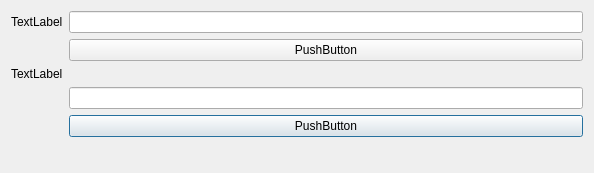
<?xml version="1.0" encoding="UTF-8"?>
<ui version="4.0">
 <class>Dialog</class>
 <widget class="QDialog" name="Dialog">
  <property name="geometry">
   <rect>
    <x>0</x>
    <y>0</y>
    <width>594</width>
    <height>173</height>
   </rect>
  </property>
  <property name="windowTitle">
   <string>Dialog</string>
  </property>
  <layout class="QFormLayout" name="formLayout">
   <item row="0" column="0">
    <widget class="QLabel" name="label">
     <property name="text">
      <string>TextLabel</string>
     </property>
    </widget>
   </item>
   <item row="0" column="1">
    <widget class="QLineEdit" name="lineEdit"/>
   </item>
   <item row="3" column="0" colspan="2">
    <widget class="QLabel" name="label_2">
     <property name="text">
      <string>TextLabel</string>
     </property>
    </widget>
   </item>
   <item row="4" column="1">
    <widget class="QLineEdit" name="lineEdit_2"/>
   </item>
   <item row="5" column="1">
    <widget class="QPushButton" name="pushButton_2">
     <property name="text">
      <string>PushButton</string>
     </property>
    </widget>
   </item>
   <item row="1" column="1">
    <widget class="QPushButton" name="pushButton">
     <property name="text">
      <string>PushButton</string>
     </property>
    </widget>
   </item>
  </layout>
 </widget>
 <resources/>
 <connections/>
</ui>
